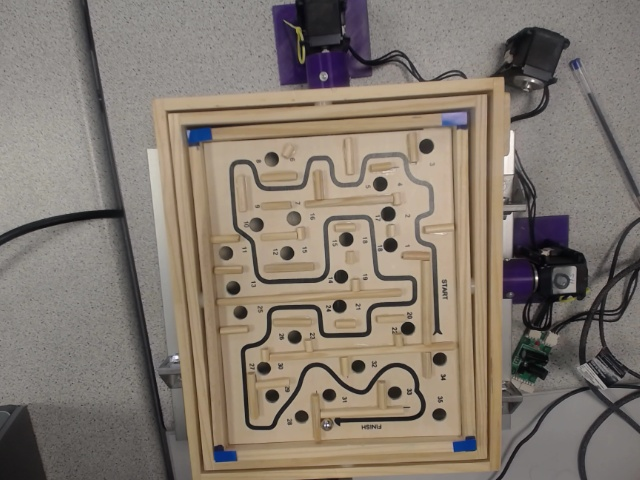
#> input picture extra/testimage.jpg, 640 x 480 px, found by its file name
$ python cal_test.py
#> lines starting #> are read from the running program, lines starting #| are printed output that depends on the picture
#> further down, img is the input picture: shape (480, 640, 3); mean B, G, R 111.4, 121.8, 131.8
import cv2
import numpy as np

# Function to undistort an image
def undistort_image(img, camera_matrix, dist_coeffs):
    h, w = img.shape[:2]
#> h = 480; w = 640
    new_camera_matrix, roi = cv2.getOptimalNewCameraMatrix(camera_matrix, dist_coeffs, (w, h), 1, (w, h))
#> roi = (24, 25, 584, 439)
    undistorted_img = cv2.undistort(img, camera_matrix, dist_coeffs, None, new_camera_matrix)
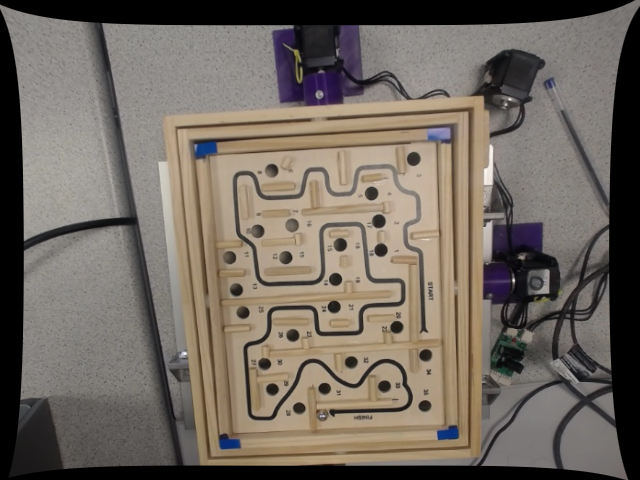
#> undistorted_img: shape (480, 640, 3); mean B, G, R 95.8, 104.6, 113
    return undistorted_img

# Example usage: Load an image and undistort it
img = cv2.imread('/home/utilisateur/cyberrunner/my_code/testimage.jpg')  # Change to your image path

camera_matrix = np.array([[481.12735695, 0, 316.70088386],
                          [0, 481.46581572, 248.35756658],
                          [0, 0, 1]])
dist_coeffs = np.array([0.06873575, -0.02451401, 0.00021207, -0.00031585, -0.20998459])


undistorted_img = undistort_image(img, camera_matrix, dist_coeffs)

cv2.imshow('Original Image', img)
cv2.imshow('Undistorted Image', undistorted_img)
cv2.waitKey(0)
cv2.destroyAllWindows()
